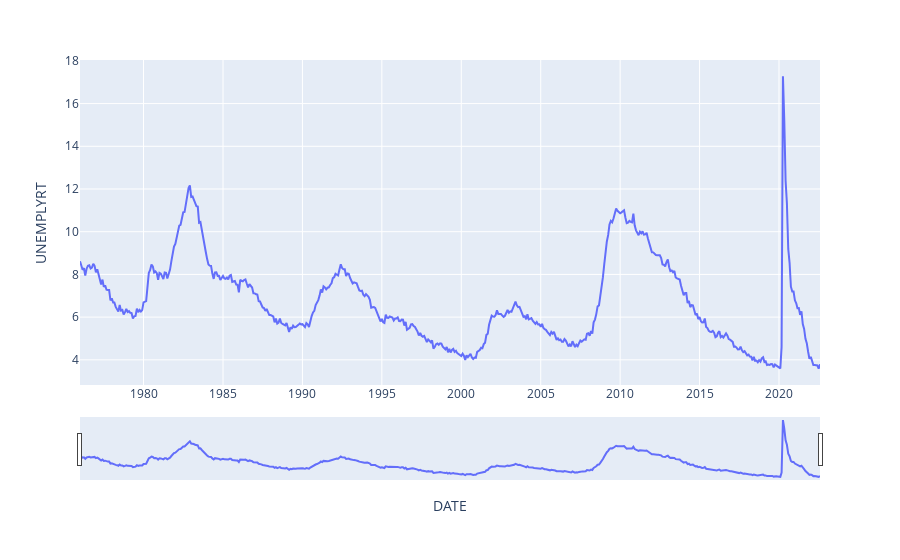

Notebook cell for this chart:
### Markdown cell above
## Plotting the Unemployment Rate

### Code cell
# Plot of Unemployment Rate between the years of 01-01-1976 - 08-01-2022.
plt.figure(figsize=(15,10))

plt.plot(Econdata.DATE, Econdata.UNEMPLYRT, 'blue', label='Unemployment Rate')


plt.title('Unemployment Rate between 01-01-1976 - 08-01-2022')
plt.ylabel('Percent')
plt.xlabel('Year')
plt.yticks([5, 10, 15, 20])
plt.grid(True, color='k', linestyle=':')
plt.legend(loc=2)

plt.show()

# Using plotly.js for interactive scrolling of graph
fig = px.line(Econdata, x = 'DATE', y = 'UNEMPLYRT')
fig.update_xaxes(rangeslider_visible = True)
fig.show()

### Figure 1 — Plotly figure (JSON) as saved in the notebook; plotly's stock layout.template omitted (floating-point values rounded to 4 significant figures; data arrays with more than 128 entries replaced by an {"elided": "..."} marker saying what was removed)
{"data": [{"hovertemplate": "DATE=%{x}<br>UNEMPLYRT=%{y}<extra></extra>", "legendgroup": "", "line": {"color": "#636efa", "dash": "solid"}, "marker": {"symbol": "circle"}, "mode": "lines", "name": "", "orientation": "v", "showlegend": false, "type": "scatter", "x": {"elided": "560 str values"}, "xaxis": "x", "y": {"elided": "560 float values"}, "yaxis": "y"}], "layout": {"legend": {"tracegroupgap": 0}, "margin": {"t": 60}, "xaxis": {"anchor": "y", "domain": [0, 1], "rangeslider": {"visible": true}, "title": {"text": "DATE"}}, "yaxis": {"anchor": "x", "domain": [0, 1], "title": {"text": "UNEMPLYRT"}}}}
